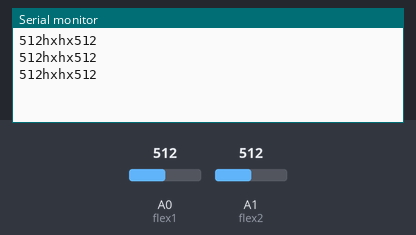
This sketch was run on a simulated Arduino Uno, built with avr-gcc and run on an emulated ATmega328P. Parts: the last lines printed to the serial monitor. The inputs (shaded band) are chosen by the test bench; at power-on: A0 (flex1) = 512, A1 (flex2) = 512.

Above: at 1.3 s.
1.4 s: A0 (flex1) set to 716
At 1.9 s:
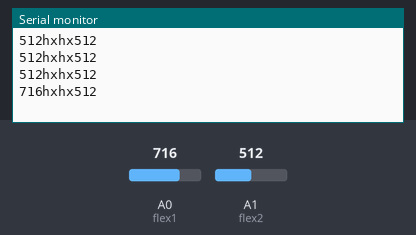
2.9 s: A1 (flex2) set to 716
At 3.4 s:
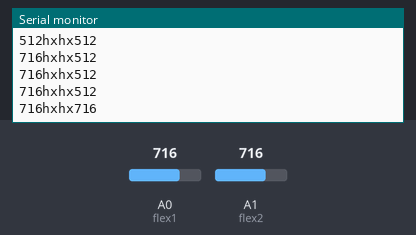
4.4 s: A0 (flex1) set to 900
At 4.9 s:
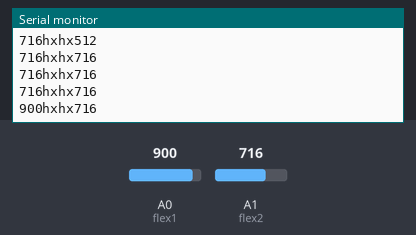
5.9 s: A1 (flex2) set to 900
At 6.4 s:
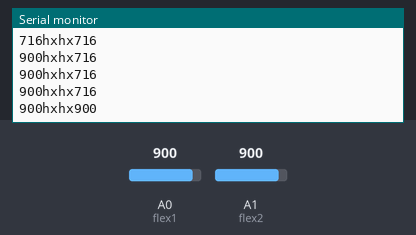
Timing chart, 0 to 8.4 s (numbered marks = the images above; inputs shaded):
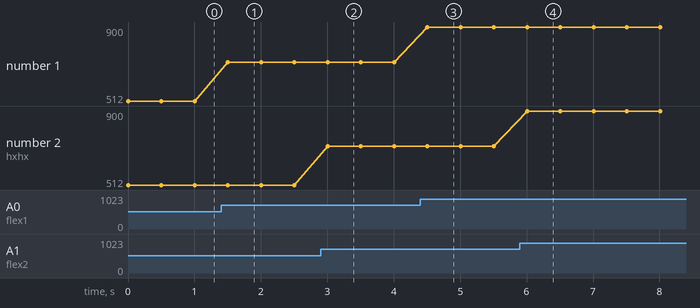

Measured:
- after the input at 1.4 s, the serial monitor: prints a new line after 0.10 s (image 1)
- after the input at 2.9 s, the serial monitor: prints a new line after 0.10 s (image 2)
- after the input at 4.4 s, the serial monitor: prints a new line after 0.11 s (image 3)
- after the input at 5.9 s, the serial monitor: prints a new line after 0.11 s (image 4)
- plotted number 1: 512 → 716 after the input at 1.4 s, 716 → 900 after the input at 4.4 s

The sketch:

sketch_oct24a.ino
```cpp
int flex1 = A0; // flex sensor is connected with analog pin A0
int data1 = 0;
int data2 =0;
int flex2 = A1;
void setup()
{
  Serial.begin(9600);
  pinMode(flex1, INPUT);
  pinMode(flex2, INPUT);
}

void loop()
{
  data1 = analogRead(flex1);
  data2 = analogRead(flex2);
  String d1=String(data1);
  String d2=String(data2);

  Serial.println(d1+"hxhx"+d2);
  delay(500);
}
```
